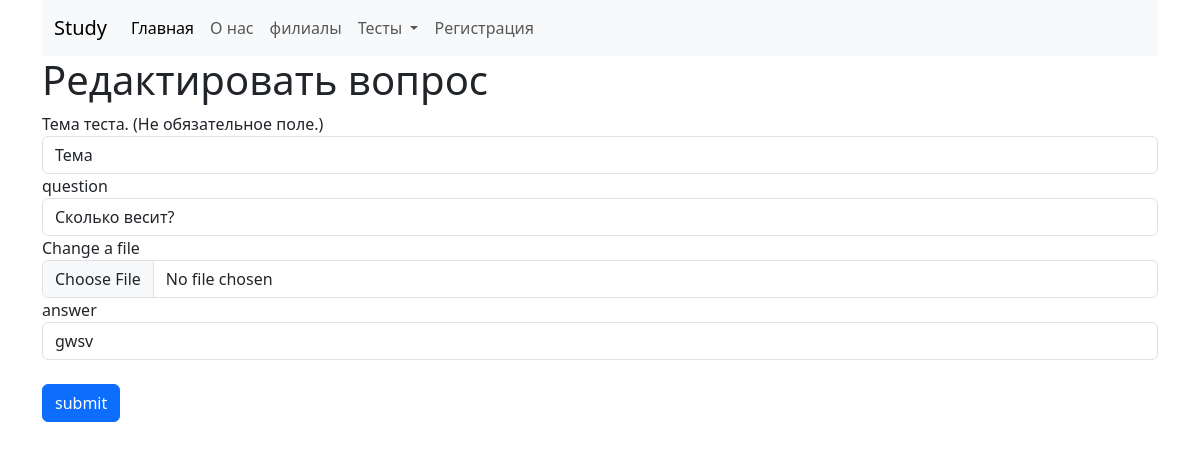
Screenshot of /task/edit/1 with the database file from the repository.
### main.py (models this page shows)
class Question(db.Model):
    id = db.Column(db.Integer(), primary_key=True)
    question = db.Column(db.String(999), nullable=False)
    photo = db.Column(db.String(999))
    topic = db.Column(db.String(999))
    answer = db.Column(db.String(199), nullable=False)

### main.py (the view, shortened to what this page needs)
@app.route('/task/edit/<task_id>', methods=['GET', 'POST'])
def edit_task(task_id):
    form_in_main = TaskEditForm()
    this_task = Question.query.get(int(task_id))
    form_in_main.question.data = this_task.question
    form_in_main.answer.data = this_task.answer
    form_in_main.topic.data = this_task.topic
    return render_template('edit_task.html', form_in_template=form_in_main)

### main.py
class TaskEditForm(FlaskForm):
    question = StringField("question", validators=[DataRequired()])
    photo = FileField("photo")
    answer = StringField("answer", validators=[DataRequired()])
    topic = StringField("topic")
    submit = SubmitField("submit")

### templates/edit_task.html (shortened to what this page needs)
{% extends "layout.html" %}
{% block content %}
<h1>Редактировать вопрос</h1>
<form method="POST" enctype="multipart/form-data">
  Тема теста. (Не обязательное поле.)
  {{form_in_template.topic(class='form-control')}}
  {{form_in_template.question.label(class='form-control-label')}}
  {{form_in_template.question(class='form-control')}}
  Change a file
  {{form_in_template.photo(class="form-control")}}
  {{form_in_template.answer.label(class='form-control-label')}}
  {{form_in_template.answer(class="form-control")}}<br>
  {{form_in_template.submit(class="btn btn-primary")}}
</form>
{% endblock %}

### static/css/style.css (style rules this page uses)
h1 { color: red; }

### static/css/main.css (style rules this page uses)
body { color: aqua; }

### rows the page displays
Question: topic "Тема", question "Сколько весит?", answer "gwsv"
